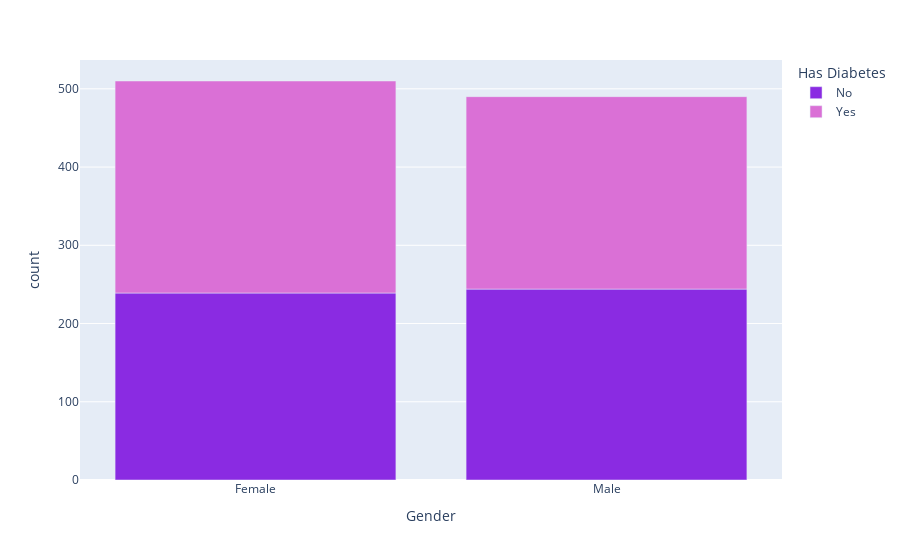

The cell this chart's notebook holds for it:
### Code cell
fig = px.bar(gen_dia,x='Gender',y='count',color='Has Diabetes',color_discrete_sequence=['#8A2BE2', '#DA70D6'])
fig.show()

### Figure 1 — Plotly figure (JSON) as saved in the notebook; plotly's stock layout.template omitted (floating-point values rounded to 4 significant figures)
{"data": [{"alignmentgroup": "True", "hovertemplate": "Has Diabetes=No<br>Gender=%{x}<br>count=%{y}<extra></extra>", "legendgroup": "No", "marker": {"color": "#8A2BE2", "pattern": {"shape": ""}}, "name": "No", "offsetgroup": "No", "orientation": "v", "showlegend": true, "textposition": "auto", "type": "bar", "x": ["Female", "Male"], "xaxis": "x", "y": [239, 244], "yaxis": "y"}, {"alignmentgroup": "True", "hovertemplate": "Has Diabetes=Yes<br>Gender=%{x}<br>count=%{y}<extra></extra>", "legendgroup": "Yes", "marker": {"color": "#DA70D6", "pattern": {"shape": ""}}, "name": "Yes", "offsetgroup": "Yes", "orientation": "v", "showlegend": true, "textposition": "auto", "type": "bar", "x": ["Female", "Male"], "xaxis": "x", "y": [271, 246], "yaxis": "y"}], "layout": {"barmode": "relative", "legend": {"title": {"text": "Has Diabetes"}, "tracegroupgap": 0}, "margin": {"t": 60}, "xaxis": {"anchor": "y", "domain": [0, 1], "title": {"text": "Gender"}}, "yaxis": {"anchor": "x", "domain": [0, 1], "title": {"text": "count"}}}}
